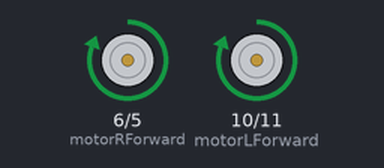
A sketch run on a simulated Arduino Uno, built with avr-gcc and run on an emulated ATmega328P. Parts: motor-driver pin pairs drawn as motors (green arrow = first pin HIGH = forward, orange = second pin HIGH = backward, longer = more drive).

Above: at 0.2 s.
Timing chart, 0 to 3.0 s (numbered marks = the images above):
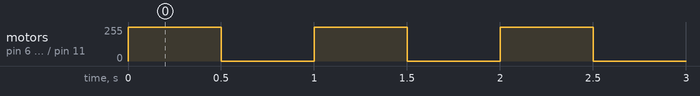

The sketch:

motor_testing.ino
```cpp
const int motorLForward = 10;
const int motorLBackward = 11;
const int motorRForward = 6;
const int motorRBackward = 5;


void setup() {
  pinMode(motorLForward, OUTPUT);
  pinMode(motorLBackward, OUTPUT);
  pinMode(motorRForward, OUTPUT);
  pinMode(motorRBackward, OUTPUT);
}

void loop() {
    digitalWrite(motorLForward,HIGH);
    digitalWrite(motorLBackward,LOW);
    digitalWrite(motorRForward,HIGH);
    digitalWrite(motorRBackward,LOW);
    delay(500);
    digitalWrite(motorLForward,LOW);
    digitalWrite(motorLBackward,LOW);
    digitalWrite(motorRForward,LOW);
    digitalWrite(motorRBackward,LOW);
    delay(500);
}
```

Measured:
- by itself, motor on pin 6 (motorRForward) / pin 5 (motorRBackward), motor on pin 10 (motorLForward) / pin 11 (motorLBackward): alternates forward 255/255 for 0.50 s and stopped for 0.50 s
